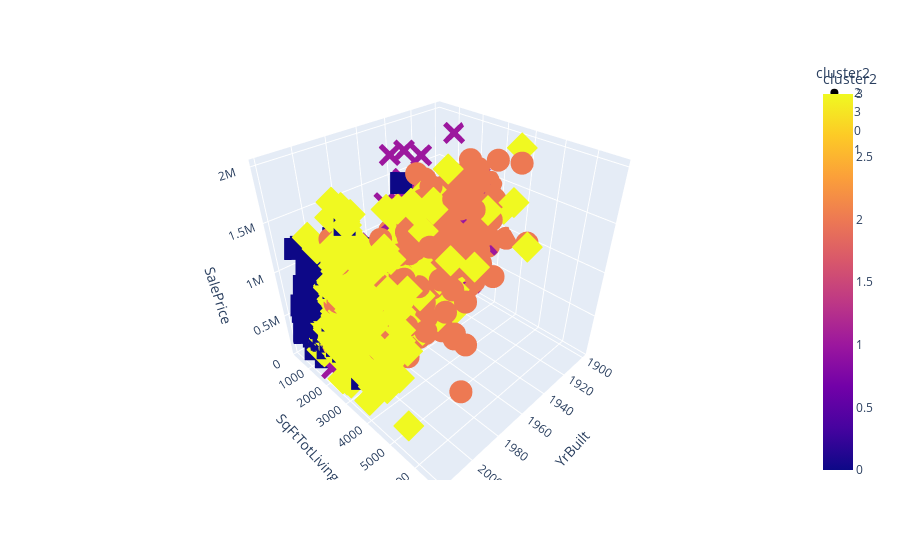

Notebook source saved alongside this figure:
### Code cell
import plotly.express as px
#Grafico 3d de 4 agrupaciones 
fig = px.scatter_3d(df, x='YrBuilt', y='SqFtTotLiving', z='SalePrice',
              color='cluster2',symbol='cluster2')
fig.show()

### Figure 1 — Plotly figure (JSON) as saved in the notebook; plotly's stock layout.template omitted (floating-point values rounded to 4 significant figures; data arrays with more than 128 entries replaced by an {"elided": "..."} marker saying what was removed)
{"data": [{"hovertemplate": "cluster2=%{marker.color}<br>YrBuilt=%{x}<br>SqFtTotLiving=%{y}<br>SalePrice=%{z}<extra></extra>", "legendgroup": "2", "marker": {"color": {"elided": "1404 int values"}, "coloraxis": "coloraxis", "symbol": "circle"}, "mode": "markers", "name": "2", "scene": "scene", "showlegend": true, "type": "scatter3d", "x": {"elided": "1404 int values"}, "y": {"elided": "1404 int values"}, "z": {"elided": "1404 int values"}}, {"hovertemplate": "cluster2=%{marker.color}<br>YrBuilt=%{x}<br>SqFtTotLiving=%{y}<br>SalePrice=%{z}<extra></extra>", "legendgroup": "3", "marker": {"color": {"elided": "736 int values"}, "coloraxis": "coloraxis", "symbol": "diamond"}, "mode": "markers", "name": "3", "scene": "scene", "showlegend": true, "type": "scatter3d", "x": {"elided": "736 int values"}, "y": {"elided": "736 int values"}, "z": {"elided": "736 int values"}}, {"hovertemplate": "cluster2=%{marker.color}<br>YrBuilt=%{x}<br>SqFtTotLiving=%{y}<br>SalePrice=%{z}<extra></extra>", "legendgroup": "0", "marker": {"color": {"elided": "830 int values"}, "coloraxis": "coloraxis", "symbol": "square"}, "mode": "markers", "name": "0", "scene": "scene", "showlegend": true, "type": "scatter3d", "x": {"elided": "830 int values"}, "y": {"elided": "830 int values"}, "z": {"elided": "830 int values"}}, {"hovertemplate": "cluster2=%{marker.color}<br>YrBuilt=%{x}<br>SqFtTotLiving=%{y}<br>SalePrice=%{z}<extra></extra>", "legendgroup": "1", "marker": {"color": {"elided": "1945 int values"}, "coloraxis": "coloraxis", "symbol": "x"}, "mode": "markers", "name": "1", "scene": "scene", "showlegend": true, "type": "scatter3d", "x": {"elided": "1945 int values"}, "y": {"elided": "1945 int values"}, "z": {"elided": "1945 int values"}}], "layout": {"coloraxis": {"colorbar": {"title": {"text": "cluster2"}}, "colorscale": [[0, "#0d0887"], [0.1111, "#46039f"], [0.2222, "#7201a8"], [0.3333, "#9c179e"], [0.4444, "#bd3786"], [0.5556, "#d8576b"], [0.6667, "#ed7953"], [0.7778, "#fb9f3a"], [0.8889, "#fdca26"], [1, "#f0f921"]]}, "legend": {"title": {"text": "cluster2"}, "tracegroupgap": 0}, "margin": {"t": 60}, "scene": {"domain": {"x": [0, 1], "y": [0, 1]}, "xaxis": {"title": {"text": "YrBuilt"}}, "yaxis": {"title": {"text": "SqFtTotLiving"}}, "zaxis": {"title": {"text": "SalePrice"}}}}}
